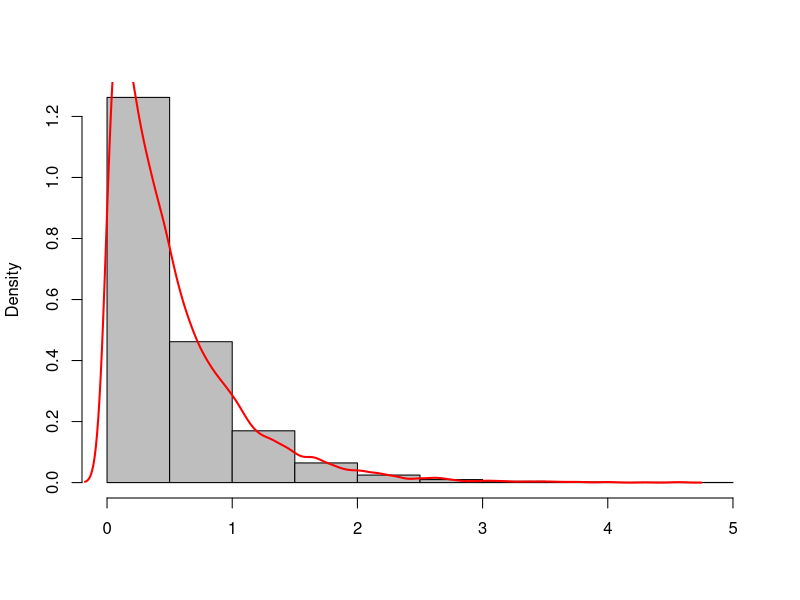

The R script that drew this image:
#monte_carlo

X = rexp(10000,2)
mean(X)
var(X)
median(X)
quantile(X,0.75)
quantile(X,0.2)
quantile(X,0.67)

CDF = ecdf(X)
CDF(2)
CDF(5)
CDF(10)

hist(X,
     col="gray",
     border="black",
     prob = TRUE,
     xlab = "",
     main = "")

lines(density(X),
      lwd = 2,
      col = "red")


#real_distribution

'lambda' = 2
  mean<-1/lambda
  var<-1/lambda^2
  median<-qexp(0.5,lambda)

print(mean)
print(var)
print(median)
qexp(0.75,2)
qexp(0.2,2)
qexp(0.67,2)

pexp(2,2)
pexp(5,2)
pexp(10,2)
